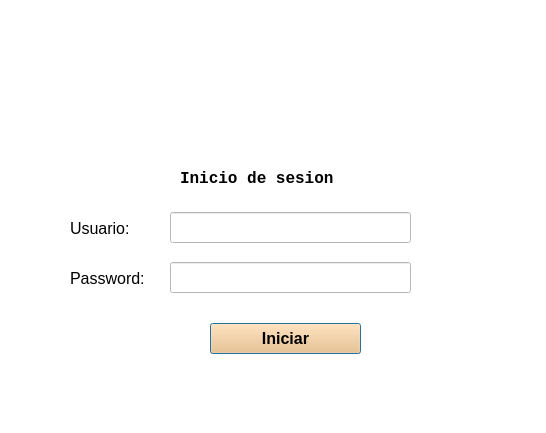
<?xml version="1.0" encoding="UTF-8"?>
<ui version="4.0">
 <class>formLogin</class>
 <widget class="QDialog" name="formLogin">
  <property name="geometry">
   <rect>
    <x>0</x>
    <y>0</y>
    <width>546</width>
    <height>433</height>
   </rect>
  </property>
  <property name="windowTitle">
   <string>Inicio de sesion</string>
  </property>
  <property name="windowIcon">
   <iconset resource="../afe482b0/images.qrc">
    <normaloff>:/images/d28c7f7b/banco.png</normaloff>:/images/d28c7f7b/banco.png</iconset>
  </property>
  <property name="styleSheet">
   <string notr="true">
background-color: rgb(255, 255, 255);</string>
  </property>
  <widget class="QLabel" name="label">
   <property name="geometry">
    <rect>
     <x>200</x>
     <y>20</y>
     <width>131</width>
     <height>111</height>
    </rect>
   </property>
   <property name="text">
    <string/>
   </property>
   <property name="pixmap">
    <pixmap resource="../afe482b0/images.qrc">:/images/d28c7f7b/banco.png</pixmap>
   </property>
   <property name="scaledContents">
    <bool>true</bool>
   </property>
  </widget>
  <widget class="QLabel" name="label_2">
   <property name="geometry">
    <rect>
     <x>180</x>
     <y>170</y>
     <width>181</width>
     <height>16</height>
    </rect>
   </property>
   <property name="font">
    <font>
     <family>Monospace</family>
     <pointsize>12</pointsize>
     <bold>true</bold>
    </font>
   </property>
   <property name="text">
    <string>Inicio de sesion</string>
   </property>
  </widget>
  <widget class="QLabel" name="label_3">
   <property name="geometry">
    <rect>
     <x>70</x>
     <y>220</y>
     <width>61</width>
     <height>16</height>
    </rect>
   </property>
   <property name="font">
    <font>
     <pointsize>12</pointsize>
    </font>
   </property>
   <property name="text">
    <string>Usuario:</string>
   </property>
  </widget>
  <widget class="QLabel" name="label_4">
   <property name="geometry">
    <rect>
     <x>70</x>
     <y>270</y>
     <width>81</width>
     <height>16</height>
    </rect>
   </property>
   <property name="font">
    <font>
     <pointsize>12</pointsize>
    </font>
   </property>
   <property name="text">
    <string>Password:</string>
   </property>
  </widget>
  <widget class="QLineEdit" name="txtUser">
   <property name="geometry">
    <rect>
     <x>170</x>
     <y>212</y>
     <width>241</width>
     <height>31</height>
    </rect>
   </property>
   <property name="placeholderText">
    <string/>
   </property>
  </widget>
  <widget class="QLineEdit" name="txtPassword">
   <property name="geometry">
    <rect>
     <x>170</x>
     <y>262</y>
     <width>241</width>
     <height>31</height>
    </rect>
   </property>
   <property name="echoMode">
    <enum>QLineEdit::Password</enum>
   </property>
   <property name="placeholderText">
    <string/>
   </property>
  </widget>
  <widget class="QPushButton" name="btnLogin">
   <property name="geometry">
    <rect>
     <x>210</x>
     <y>323</y>
     <width>151</width>
     <height>31</height>
    </rect>
   </property>
   <property name="font">
    <font>
     <pointsize>12</pointsize>
     <bold>true</bold>
    </font>
   </property>
   <property name="cursor">
    <cursorShape>PointingHandCursor</cursorShape>
   </property>
   <property name="styleSheet">
    <string notr="true">background-color: rgb(255, 190, 111);</string>
   </property>
   <property name="text">
    <string>Iniciar</string>
   </property>
  </widget>
  <widget class="QLabel" name="labelMessage">
   <property name="geometry">
    <rect>
     <x>30</x>
     <y>400</y>
     <width>491</width>
     <height>16</height>
    </rect>
   </property>
   <property name="font">
    <font>
     <pointsize>11</pointsize>
    </font>
   </property>
   <property name="styleSheet">
    <string notr="true">color: red;</string>
   </property>
   <property name="text">
    <string/>
   </property>
  </widget>
 </widget>
 <resources>
  <include location="../afe482b0/images.qrc"/>
 </resources>
 <connections/>
</ui>
